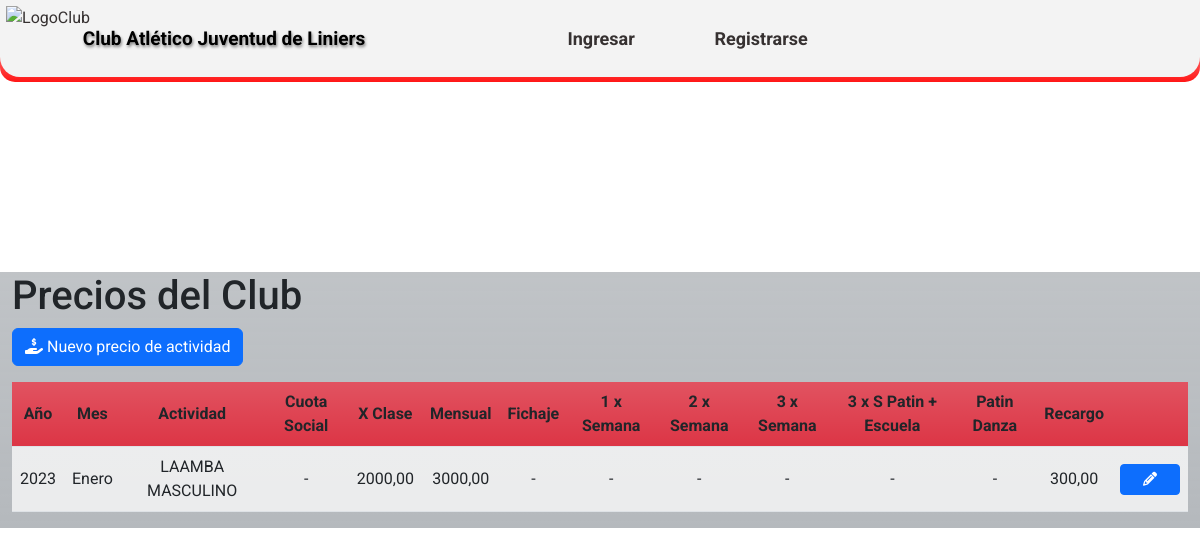
The page /prices_list/ on the database as committed earlier.
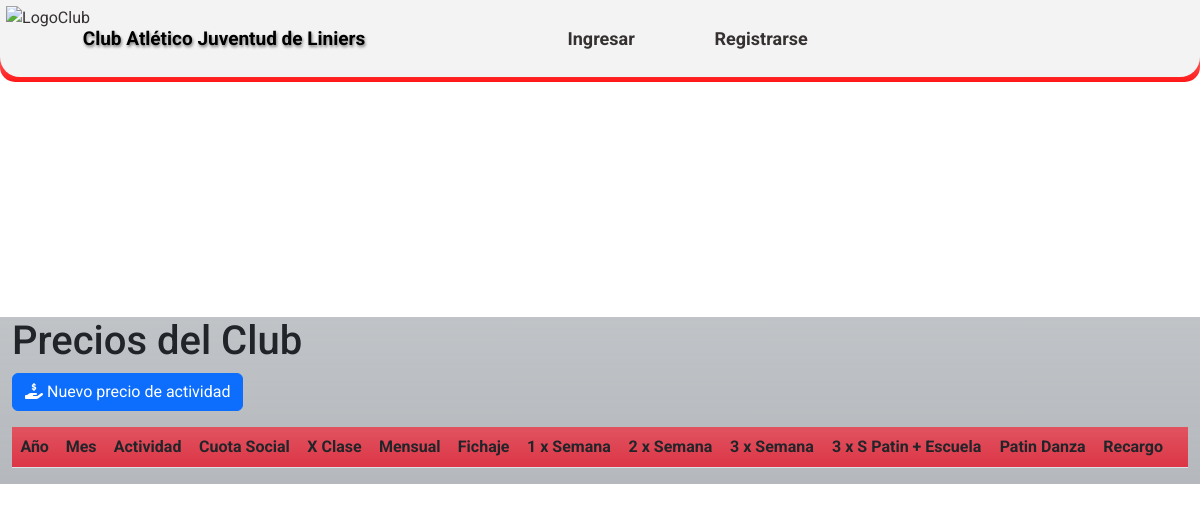
The same page on the database as committed later.
### CAJL/aplications/prices/models.py (models this page shows)
class prices (models.Model):
    anio = models.IntegerField ('Año')
    mes = models.CharField('Mes',max_length=2, choices=MES_CHOICES, default='0')
    actividad = models.ForeignKey(activities, on_delete=models.CASCADE)
    valor_clase_consulta = models.DecimalField('Valor de la clase por consulta', max_digits=10, decimal_places=2,blank=True, null=True)
    valor_mensual_fijo = models.DecimalField ('Valor mensual fijo', max_digits=10, decimal_places=2,blank=True, null=True)
    valor_mensual_1semana = models.DecimalField('Valor mensual por 1 vez semana', max_digits=10, decimal_places=2,blank=True, null=True)
    valor_mensual_2semana = models.DecimalField ('Valor mensual por 2 veces a la semana',max_digits=10, decimal_places=2,blank=True, null=True)
    valor_clase_3semana = models.DecimalField('Valor mensual por 3 veces a la semana', max_digits=10, decimal_places=2,blank=True, null=True)
    valor_patindanza = models.DecimalField('Valor mensual de Patin con danza', max_digits=10, decimal_places=2,blank=True, null=True)
    valor_patin3semanaescula = models.DecimalField('Valor mensual de 3 veces por semana de Patín + escuela', max_digits=10, decimal_places=2,blank=True, null=True)
    valor_fichaje_anual = models.DecimalField('Valor del fichaje anual', max_digits=10, decimal_places=2,blank=True, null=True)
    valor_libre = models.DecimalField ('Valor libre', max_digits=10, decimal_places=2,blank=True, null=True)
    cuota_social = models.DecimalField('Cuota Social', max_digits=10, decimal_places=2,blank=True, null=True)
    medio_mes = models.DecimalField('Medio Mes', max_digits=10, decimal_places=2,blank=True, null=True)
    mes_impago = models.DecimalField('Recargo', max_digits=10, decimal_places=2,blank=True, null=True)
    user = models.ForeignKey(User, on_delete=models.CASCADE)
    class Meta:
        verbose_name = 'Precio'
        verbose_name_plural = 'Precios del club'
        ordering = ['-anio']

### CAJL/aplications/activities/models.py (models this page shows, shortened)
class activities (models.Model):
    ACTIV_CHOICES =(
        ('0', 'Mensual'),
        ('1', 'Porcentaje'),
        ('2', 'Alquiler'),
    )
    nombre_actividad = models.CharField ('Nombre de la actividad',max_length=30)
    tipo_actividad = models.CharField('Tipo de la actividad',max_length=2, choices=ACTIV_CHOICES, default='0')
    descripcion = models.CharField('Descripción', max_length=50, blank=True)
    user = models.ForeignKey(User, on_delete=models.CASCADE)
    class Meta:
        verbose_name = 'Actividad'
        verbose_name_plural = 'Actividades del club'
        ordering = ['id']

### CAJL/aplications/prices/views.py (the view)
# urls.py: path('prices_list/', prices_list, name='prices_list'),
def prices_list(request):
    price_data = prices.objects.all()
    context = {
        'price_data': price_data,
    }
    return render(request, 'prices/prices_list.html', context)

### templates/prices/prices_list.html (shortened to what this page needs)
{% extends 'loginregister/base.html' %}
{% load static %}
{% block content %}
<!DOCTYPE html>
<html>
<head>
    <link rel="stylesheet" type="text/css" href={% static 'css/Estilos_DT.css' %} media="screen">
    <link rel="stylesheet" href="https://cdnjs.cloudflare.com/ajax/libs/font-awesome/6.2.0/css/all.min.css"/>
    <link rel="stylesheet" type="text/css" href="https://cdn.datatables.net/1.10.25/css/jquery.dataTables.min.css">
     <link type="text/css" href="https://cdn.datatables.net/responsive/2.5.0/css/responsive.dataTables.min.css" rel="stylesheet" >
</head>
<section class="Contenedor">
<body>
<br>
<br>
    <div class="container h-60 my-4">
        <div class="row">
            <div class="col-xl-12 bg-secondary bg-gradient bg-opacity-50">
                <h1>Precios del Club</h1>
                <div class="row mb-3">
                    <div class="col-md-6">
                        <button id="btn_Precio" class="btn btn-primary"><i class="fa-solid fa-hand-holding-dollar"></i></i> Nuevo precio de actividad</button>
                    </div>
                </div>
                    <table id="prices-table" class="display table table-striped">
                        <thead>
                            <tr class="bg-danger bg-gradient">
                                <th class="centered">Año</th>
                                <th class="centered">Mes</th>
                                <th class="centered">Actividad</th>
                                <th class="centered">Cuota Social</th>
                                <th class="centered">X Clase</th>
                                <th class="centered">Mensual</th>
                                <th class="centered">Fichaje</th>
                                <th class="centered">1 x Semana</th>
                                <th class="centered">2 x Semana</th>
                                <th class="centered">3 x Semana</th>
                                <th class="centered">3 x S Patin + Escuela</th>
                                <th class="centered">Patin Danza</th>
                                <th class="centered">Recargo</th>
                                <th class="centered"></th>
                            </tr>
                            <tbody  class="bg-light bg-gradient">
                                {% for price in price_data %}
                                <tr>
                                  <td class="centered">{{ price.anio }}</td>
                                  <td class="centered">{{ price.get_mes_display }}</td>
                                  <td class="centered">{{ price.actividad.nombre_actividad }}</td>
                                  <td class="centered">{% if price.cuota_social %}{{ price.cuota_social }}{% else %}-{% endif %}</td>
                                  <td class="centered">{% if price.valor_clase_consulta %}{{ price.valor_clase_consulta }}{% else %}-{% endif %}</td>
                                  <td class="centered">{% if price.valor_mensual_fijo %}{{ price.valor_mensual_fijo }}{% else %}-{% endif %}</td>
                                  <td class="centered">{% if price.valor_fichaje_anual %}{{ price.valor_fichaje_anual }}{% else %}-{% endif %}</td>
                                  <td class="centered">{% if price.valor_mensual_1semana %}{{ price.valor_mensual_1semana }}{% else %}-{% endif %}</td>
                                  <td class="centered">{% if price.valor_mensual_2semana %}{{ price.valor_mensual_2semana }}{% else %}-{% endif %}</td>
                                  <td class="centered">{% if price.valor_clase_3semana %}{{ price.valor_clase_3semana }}{% else %}-{% endif %}</td>
                                  <td class="centered">{% if price.valor_patin3semanaescula %}{{ price.valor_patin3semanaescula }}{% else %}-{% endif %}</td>
                                  <td class="centered">{% if price.valor_patindanza %}{{ price.valor_patindanza }}{% else %}-{% endif %}</td>
                                  <td class="centered">{% if price.mes_impago %}{{ price.mes_impago }}{% else %}-{% endif %}</td>
                                  <td class="centered">
                                    <a href={% url 'detalles_precio' price.id %} class="btn btn-sm btn-primary btn-custom-width">
                                    <i class="fas fa-pencil-alt"></i>
                                    </a>
                                  </td>
                                </tr>
                                  {% endfor %}
                            </tbody>
                        </thead>
                    </table>
            </div>
        </div>
    </div>
 </section>
</body>
</html>
{% endblock %}

### templates/loginregister/base.html (shortened to what this page needs)
<!DOCTYPE html>
<html lang="es">
<head>
  {% load static %}
    <link rel="stylesheet" type="text/css" href={% static 'css/EstilosHome1.css' %} media="screen">
    <link rel="stylesheet" href="https://cdnjs.cloudflare.com/ajax/libs/animate.css/4.1.1/animate.min.css">
    <link rel="stylesheet" href="https://cdn.jsdelivr.net/npm/bootstrap@5.2.2/dist/css/bootstrap.min.css"
 />
    <link
    rel="stylesheet"
    href="https://cdnjs.cloudflare.com/ajax/libs/font-awesome/6.2.0/css/all.min.css"
   />
<body>
 <section class="sec">
    <header>
        <nav>
            <ul id="ContenedorMenu">
                <li class="ItemMenu Logo centrado"><a title="Volver al menu principal" class="centrado" href={% url 'home' %}><img class="LogoMenu" src="https://github.com/MarcoNu97/Proyecto_CAJL/blob/main/Interfaz%20Principal/ImagenesHome/EscudoHome.png?raw=true" alt="LogoClub"></a></li>
                <li class="ItemMenu Titulo"><a title="Volver al menu principal" class="Texto centrado Tx animate__animated animate__pulse" href={% url 'home' %}>Club Atlético Juventud de Liniers</a></li>
                {% if request.user.is_authenticated %}
                <li class="ItemMenu M2 h centrado"><a class="h centrado" href={% url 'socios' %}>Socios</a></li>
                <li class="ItemMenu M2 h centrado">
                    <a class="h centrado dropa1" onmouseover="toggleDropdown()" href={% url 'actividades' %}>Actividades</a>
                    <div id="myDropdown1" class="dropdown-content">
                        <a id="preciosLink" href={% url 'prices_list' %}>Precio de las actividades</a>
                    </div>
                </li>
                <li class="ItemMenu M2 h centrado"><a class="h centrado" href={% url 'payments_list' %}>Pagos</a></li>
                <li class="ItemMenu M2 h centrado"><a class="h centrado CerrarS" href={% url 'change_log_view' %}>Registro de Cambios</a></li>
                <li class="ItemMenu M2 h centrado"><a class="h CerrarS centrado" href={% url 'exit' %}>Cerrar Sesion</a></li>
                {% else %}
                <li class="ItemMenu M2 h centrado"><a class="h centrado"></a></li>
                <li class="ItemMenu M2 h centrado"><a class="h centrado" href={% url 'login' %}>Ingresar</a></li>
                <li class="ItemMenu M2 h centrado"><a class="h centrado" href={% url 'register' %}>Registrarse</a></li>
                {% endif %}
            </ul>
        </nav>
    </header>
 </section>
</body>
{% block content %}{% endblock %}

### static/css/EstilosHome1.css (style rules this page uses)
* { margin: 0; padding: 0; box-sizing: border-box; font-family: 'Roboto', sans-serif; }
body { background-color: #d1d6c1; margin: 0; padding: 0; background-image: url('https://github.com/MarcoNu97/Proyectos-Django/blob/main/Club-Atletico-Juventud-De-Liniers/static/images/Interior%20del%20Club.jpg?raw=true'); background-size: cover; background-position: center; background-attachment: fixed; background-repeat: no-repeat; }
nav { background: linear-gradient(#fcfcfc, #ff1717); background-repeat: no-repeat; position: fixed; top: 0; width: 100%; height: 82px; border-radius: 0px 0px 15px 15px; transition: top 0.3s; z-index: 999; }
nav ul { list-style: none; padding: 0; margin: 0; display: flex; justify-content: space-around; align-items: center; height: 100%; }
nav ul li { text-align: center; }
nav ul li a { text-decoration: none; color: #363131; }
.centrado { display: grid; justify-content: center; align-items: center; }
#ContenedorMenu { background-color: #f3f3f3; background-repeat: no-repeat; height: 77px; display: grid; grid-template-columns: 80px 1.3fr 0.7fr 0.7fr 0.8fr 0.7fr 0.7fr; grid-template-rows: 100%; margin-top: 0px; padding: 0px; border-radius: 0px 0px 20px 20px; }
.ItemMenu { list-style-type: none; width: 6rem; height: 98%; }
.M2 { font-weight: bold; font-size: 18px; width: 8rem; }
.LogoMenu { height: 65px; }
.Logo { border-radius: 0px 0px 0px 20px; }
.Texto { padding: 0; font-size: 18px; width: 17rem; font-weight: bold; color: #000000; text-shadow: 1px 2px 3px grey; }
.Tx { font-size: 19px; width: 18rem; margin-top: 25%; }

### static/css/Estilos_DT.css (style rules this page uses)
div.container { max-width: 1300px; }
.Contenedor { height: 100vh; width: 100vw; display: flex; justify-content: center; align-items: center; overflow: hidden; }
.centered { text-align: center !important; vertical-align: middle !important; }

Rows that differ between the two databases and show on the page:
removed prices: anio "2023", mes "Enero", actividad.nombre_actividad "LAAMBA MASCULINO", valor_clase_consulta "2000,00", valor_mensual_fijo "3000,00", mes_impago "300,00"
